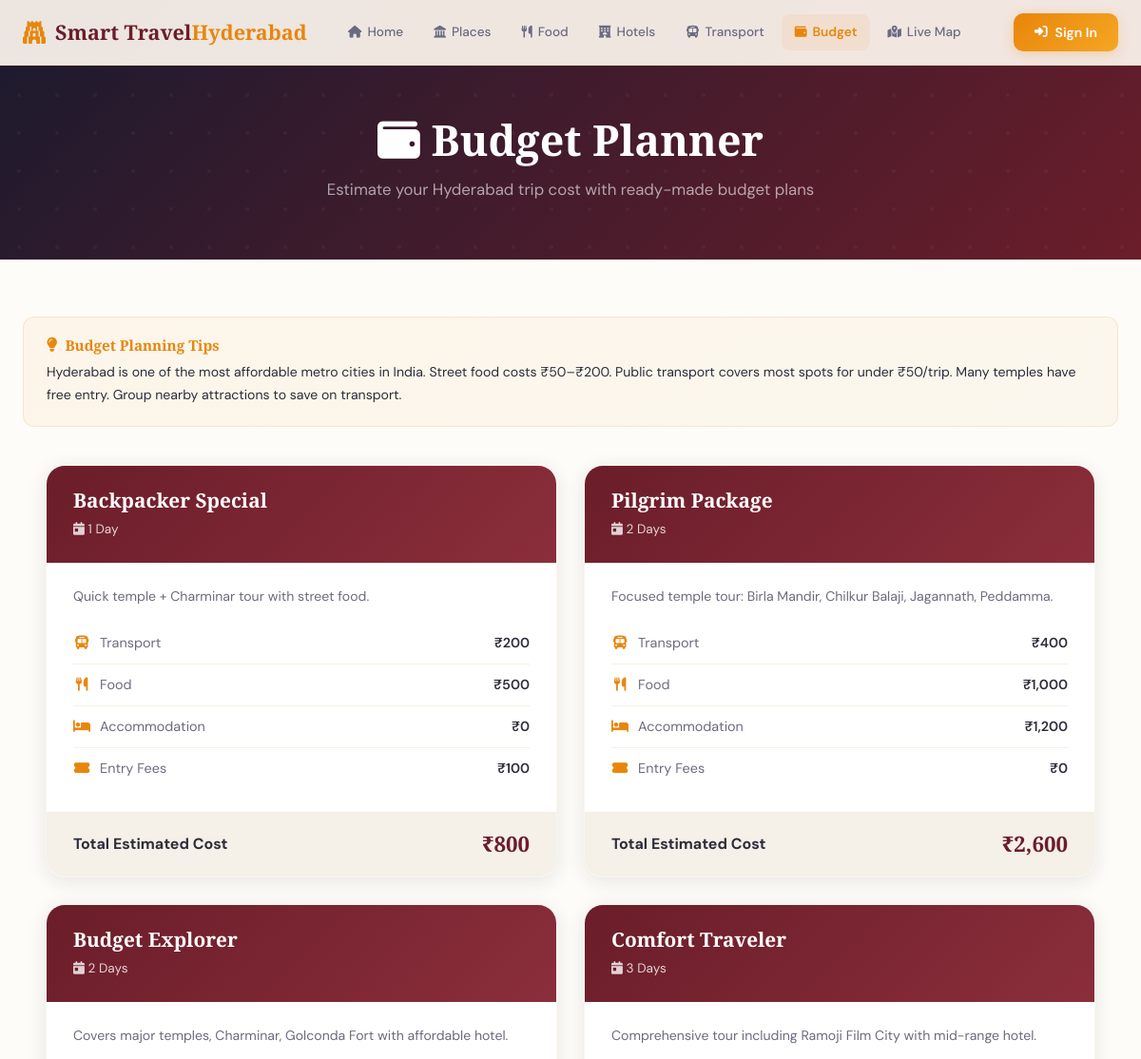
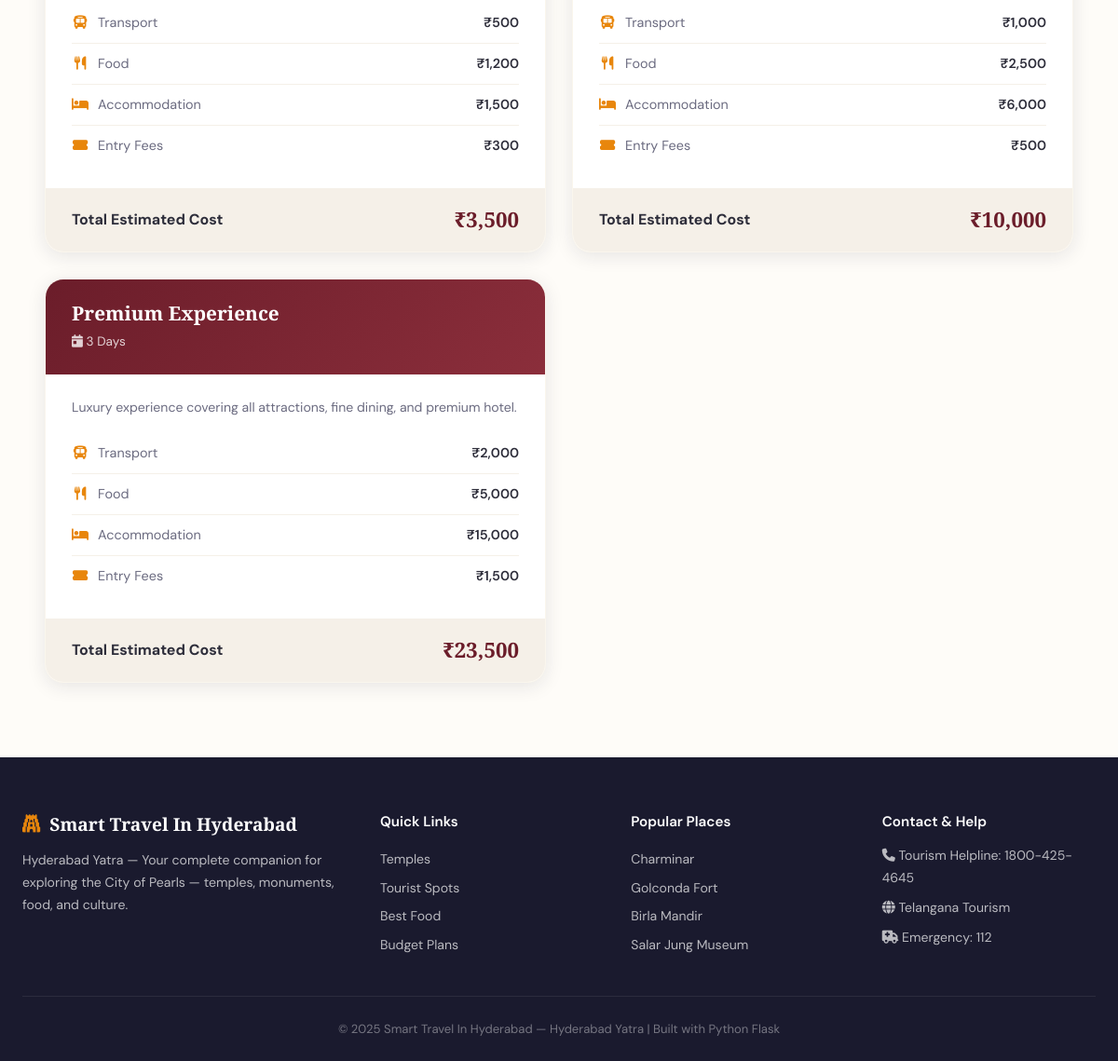
Page /budget on the committed database (2 pictures, top to bottom).
### tables this page shows
CREATE TABLE budget_plans (
            id INTEGER PRIMARY KEY AUTOINCREMENT,
            plan_name TEXT, duration TEXT,
            transport_cost INTEGER, food_cost INTEGER,
            accommodation_cost INTEGER, entry_fees INTEGER,
            total_cost INTEGER, description TEXT
        );

### app.py (the view)
@app.route('/budget')
def budget():
    plans = query_db("SELECT * FROM budget_plans ORDER BY total_cost ASC")
    return render_template('budget.html', plans=plans)

### app.py (called while the page is built)
def get_db():
    conn = sqlite3.connect(DATABASE)
    conn.row_factory = sqlite3.Row
    return conn

def query_db(query, args=(), one=False):
    conn = get_db()
    cur = conn.execute(query, args)
    rv = cur.fetchall()
    conn.close()
    return (rv[0] if rv else None) if one else rv

### templates/budget.html (shortened to what this page needs)
{% extends 'base.html' %}
{% block content %}
<div class="page-header"><h1><i class="fas fa-wallet"></i> Budget Planner</h1><p>Estimate your Hyderabad trip cost with ready-made budget plans</p></div>
<div class="container" style="padding:40px 24px 80px;">
    <div class="tips-box" style="margin-bottom:40px;"><h4><i class="fas fa-lightbulb"></i> Budget Planning Tips</h4><p>Hyderabad is one of the most affordable metro cities in India. Street food costs ₹50–₹200. Public transport covers most spots for under ₹50/trip. Many temples have free entry. Group nearby attractions to save on transport.</p></div>
    <div class="card-grid card-grid-3">
        {% for plan in plans %}
        <div class="budget-card">
            <div class="budget-header"><h3>{{ plan.plan_name }}</h3><span class="duration"><i class="fas fa-calendar-day"></i> {{ plan.duration }}</span></div>
            <div class="budget-body">
                <p style="color:var(--text-light);font-size:0.88rem;margin-bottom:16px;">{{ plan.description }}</p>
                <div class="budget-row"><span class="label"><i class="fas fa-bus"></i> Transport</span><span class="amount">₹{{ "{:,}".format(plan.transport_cost) }}</span></div>
                <div class="budget-row"><span class="label"><i class="fas fa-utensils"></i> Food</span><span class="amount">₹{{ "{:,}".format(plan.food_cost) }}</span></div>
                <div class="budget-row"><span class="label"><i class="fas fa-bed"></i> Accommodation</span><span class="amount">₹{{ "{:,}".format(plan.accommodation_cost) }}</span></div>
                <div class="budget-row"><span class="label"><i class="fas fa-ticket-alt"></i> Entry Fees</span><span class="amount">₹{{ "{:,}".format(plan.entry_fees) }}</span></div>
            </div>
            <div class="budget-total"><span>Total Estimated Cost</span><span class="total-amount">₹{{ "{:,}".format(plan.total_cost) }}</span></div>
        </div>
        {% endfor %}
    </div>
</div>
{% endblock %}

### static/css/style.css (style rules this page uses)
:root { --saffron: #E8860C; --saffron-light: #F5A623; --deep-maroon: #6B1D2A; --royal-blue: #1A365D; --teal: #0D7377; --teal-light: #14919B; --cream: #FFF8F0; --warm-white: #FEFCF8; --pearl: #F5F0E8; --gold: #C9A84C; --dark: #1A1A2E; --text: #2D2D3A; --text-light: #6B6B80; --shadow-sm: 0 2px 8px rgba(26,26,46,0.06); --shadow-md: 0 4px 20px rgba(26,26,46,0.1); --shadow-lg: 0 12px 40px rgba(26,26,46,0.15); --radius: 12px; --radius-lg: 20px; }
* { margin: 0; padding: 0; box-sizing: border-box; }
body { font-family: 'DM Sans', sans-serif; color: var(--text); background: var(--warm-white); line-height: 1.6; overflow-x: hidden; }
h1, h2, h3, h4 { font-family: 'Playfair Display', serif; line-height: 1.2; }
.container { max-width: 1200px; margin: 0 auto; padding: 0 24px; }
.card-grid { display: grid; grid-template-columns: repeat(auto-fill, minmax(320px, 1fr)); gap: 28px; max-width: 1200px; margin: 0 auto; padding: 0 24px; }
.card-grid-3 { grid-template-columns: repeat(auto-fill, minmax(350px, 1fr)); }
.page-header { background: linear-gradient(135deg, var(--dark) 0%, var(--deep-maroon) 100%); padding: 120px 24px 60px; text-align: center; position: relative; overflow: hidden; }
.page-header::before { content: ''; position: absolute; inset: 0; opacity: 0.04; }
.page-header h1 { font-size: 2.8rem; color: white; margin-bottom: 12px; position: relative; }
.page-header p { color: rgba(255,255,255,0.6); font-size: 1.05rem; position: relative; }
.budget-card { background: white; border-radius: var(--radius-lg); overflow: hidden; box-shadow: var(--shadow-md); border: 1px solid rgba(201,168,76,0.1); transition: all 0.3s; }
.budget-header { padding: 24px 28px; background: linear-gradient(135deg, var(--deep-maroon), #8B2E3B); color: white; }
.budget-header h3 { font-size: 1.3rem; margin-bottom: 4px; }
.budget-header .duration { font-size: 0.85rem; opacity: 0.8; }
.budget-body { padding: 24px 28px; }
.budget-row { display: flex; justify-content: space-between; align-items: center; padding: 10px 0; border-bottom: 1px solid var(--pearl); font-size: 0.9rem; }
.budget-row:last-child { border-bottom: none; }
.budget-row .label { display: flex; align-items: center; gap: 10px; color: var(--text-light); }
.budget-row .label i { color: var(--saffron); width: 18px; text-align: center; }
.budget-row .amount { font-weight: 600; color: var(--text); }
.budget-total { display: flex; justify-content: space-between; align-items: center; padding: 16px 28px; background: var(--pearl); font-weight: 700; }
.budget-total .total-amount { font-size: 1.4rem; color: var(--deep-maroon); font-family: 'Playfair Display', serif; }
.tips-box { background: linear-gradient(135deg, rgba(232,134,12,0.06), rgba(201,168,76,0.06)); border: 1px solid rgba(232,134,12,0.15); border-radius: var(--radius); padding: 20px 24px; margin-top: 20px; }
.tips-box h4 { color: var(--saffron); font-size: 0.95rem; margin-bottom: 8px; display: flex; align-items: center; gap: 8px; }
.tips-box p { font-size: 0.88rem; color: var(--text); line-height: 1.7; }

### rows in the picture
budget_plans: plan_name "Backpacker Special", duration "1 Day", description "Quick temple + Charminar tour with street food.", transport_cost "200", food_cost "500", accommodation_cost "0", entry_fees "100", total_cost "800"
budget_plans: plan_name "Pilgrim Package", duration "2 Days", description "Focused temple tour: Birla Mandir, Chilkur Balaji, Jagannath, Peddamma.", transport_cost "400", food_cost "1,000", accommodation_cost "1,200", entry_fees "0", total_cost "2,600"
budget_plans: plan_name "Budget Explorer", duration "2 Days", description "Covers major temples, Charminar, Golconda Fort with affordable hotel.", transport_cost "500", food_cost "1,200", accommodation_cost "1,500", entry_fees "300", total_cost "3,500"
budget_plans: plan_name "Comfort Traveler", duration "3 Days", description "Comprehensive tour including Ramoji Film City with mid-range hotel.", transport_cost "1,000", food_cost "2,500", accommodation_cost "6,000", entry_fees "500", total_cost "10,000"
budget_plans: plan_name "Premium Experience", duration "3 Days", description "Luxury experience covering all attractions, fine dining, and premium hotel.", transport_cost "2,000", food_cost "5,000", accommodation_cost "15,000", entry_fees "1,500", total_cost "23,500"
